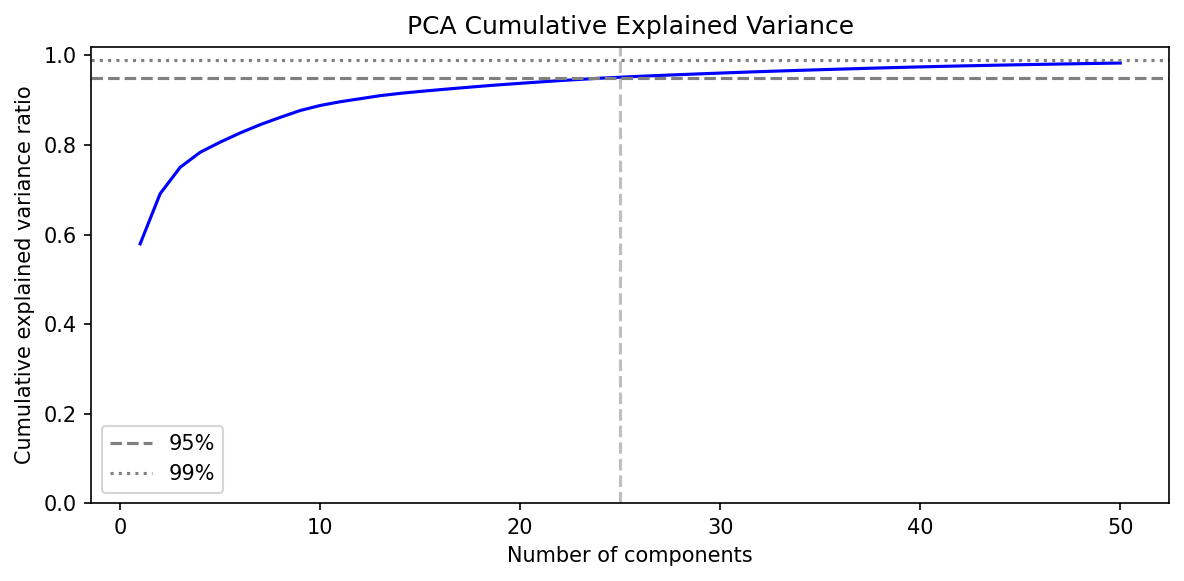
#> input picture 10.D5/figures/d5_pca_cumvar.png, 1184 x 581 px, found by its file name
$ python d10_generate_demo_video.py
#> lines starting #> are read from the running program, lines starting #| are printed output that depends on the picture
"""
D10: Auto-generate demo video from report charts.
Uses matplotlib + opencv to create a narrated slideshow.

Output: reports/demo_video.mp4 (≤2 min, 1080p, 30fps)

Usage: python src/d10_generate_demo_video.py

Requires: opencv-python (pip install opencv-python)
"""

from pathlib import Path
import numpy as np
import matplotlib
matplotlib.use("Agg")
import matplotlib.pyplot as plt
from matplotlib.patches import FancyBboxPatch
import cv2
import os
import textwrap

ROOT = Path(__file__).parent.parent
REPORTS_DIR = ROOT / "reports"
OUTPUT_VIDEO = REPORTS_DIR / "demo_video.mp4"

# Video specs
FPS = 30
WIDTH, HEIGHT = 1920, 1080
BG_COLOR = "#1E1E2E"
ACCENT = "#1A56DB"
HIGHLIGHT = "#E86A17"
WHITE = "#FFFFFF"

# Font settings
plt.rcParams["font.family"] = "sans-serif"
plt.rcParams["font.sans-serif"] = ["Microsoft YaHei", "SimHei", "DejaVu Sans"]
plt.rcParams["axes.unicode_minus"] = False


def create_frame(width=WIDTH, height=HEIGHT, bg=BG_COLOR):
    """Create a blank frame with background."""
    fig, ax = plt.subplots(figsize=(width / 100, height / 100), dpi=100)
    fig.patch.set_facecolor(bg)
    ax.set_xlim(0, width)
    ax.set_ylim(0, height)
    ax.set_facecolor(bg)
    ax.axis("off")
    return fig, ax


def add_text_box(ax, text, x, y, w, h, fontsize=24, color=WHITE,
                 ha="center", va="center", bold=False, alpha=0.15):
    """Add a styled text box."""
    rect = FancyBboxPatch(
        (x - w / 2, y - h / 2), w, h,
        boxstyle="round,pad=0.1", facecolor=ACCENT, edgecolor="none",
        alpha=alpha, zorder=0,
    )
    ax.add_patch(rect)
    ax.text(x, y, text, fontsize=fontsize, color=color,
            ha=ha, va=va, fontweight="bold" if bold else "normal",
            zorder=1)


def add_title(ax, text, y=950, fontsize=42):
    """Add a main title."""
    ax.text(WIDTH / 2, y, text, fontsize=fontsize, color=WHITE,
            ha="center", va="center", fontweight="bold")


def add_subtitle(ax, text, y=850, fontsize=22):
    """Add a subtitle."""
    lines = textwrap.wrap(text, width=60)
    for i, line in enumerate(lines):
        ax.text(WIDTH / 2, y - i * 35, line, fontsize=fontsize,
                color="#CCCCCC", ha="center", va="center")


def add_chart(ax, img_path, x, y, w, h):
    """Embed a PNG chart."""
    if os.path.exists(img_path):
        img = plt.imread(img_path)
        ax.imshow(img, extent=[x, x + w, y, y + h], zorder=2)
    else:
        ax.text(x + w / 2, y + h / 2, f"[图表缺失]\n{Path(img_path).name}",
                ha="center", va="center", fontsize=16, color="#666666")


def frame_to_array(fig):
    """Convert matplotlib figure to numpy array for OpenCV."""
    fig.canvas.draw()
    data = np.frombuffer(fig.canvas.tostring_argb(), dtype=np.uint8)
    data = data.reshape(fig.canvas.get_width_height()[::-1] + (4,))
    # ARGB -> BGR (drop alpha, reorder): A=0,R=1,G=2,B=3 → B=3,G=2,R=1
    return np.ascontiguousarray(data[:, :, [3, 2, 1]])


def write_frames(out, fig, n_frames=90):
    """Write n_frames copies to video."""
#> called with n_frames = 90
    frame = frame_to_array(fig)
    for _ in range(n_frames):
        out.write(frame)
    plt.close(fig)


# [7 lines left out: function scene_simple_text, not called in this run]


def scene_with_chart(title, chart_paths, labels, subtitle_lines=None, n_frames=150):
    """Slide with embedded charts."""
    fig, ax = create_frame()
    add_title(ax, title, y=980, fontsize=32)

    n_charts = len(chart_paths)
    chart_w = 750
    chart_h = 520
    total_w = n_charts * chart_w + (n_charts - 1) * 30
    start_x = (WIDTH - total_w) / 2
    chart_y = 420

    for i, (path, label) in enumerate(zip(chart_paths, labels)):
        x = start_x + i * (chart_w + 30)
        add_chart(ax, path, x, chart_y, chart_w, chart_h)
        ax.text(x + chart_w / 2, chart_y - 15, label,
                fontsize=18, color="#CCCCCC", ha="center", va="bottom")

    if subtitle_lines:
        for i, line in enumerate(subtitle_lines):
            ax.text(WIDTH / 2, 350 - i * 35, line,
                    fontsize=20, color=WHITE, ha="center", va="center")

    write_frames(out, fig, n_frames)


def scene_big_number(numbers_with_labels, title, n_frames=120):
    """Key metrics highlight slide."""
    fig, ax = create_frame()
    add_title(ax, title, y=920, fontsize=36)

    n_items = len(numbers_with_labels)
    item_w = WIDTH / n_items
    for i, (num, label, color) in enumerate(numbers_with_labels):
        x = item_w * i + item_w / 2
        ax.text(x, 600, str(num), fontsize=72, color=color,
                ha="center", va="center", fontweight="bold")
        ax.text(x, 480, label, fontsize=22, color="#CCCCCC",
                ha="center", va="center")

    write_frames(out, fig, n_frames)


# =========================================================================
# Video assembly
# =========================================================================

print("Generating demo video...")

fourcc = cv2.VideoWriter_fourcc(*"mp4v")
out = cv2.VideoWriter(str(OUTPUT_VIDEO), fourcc, FPS, (WIDTH, HEIGHT))

# ---- Scene 1: Title (3s) ----
fig, ax = create_frame()
ax.text(WIDTH / 2, 700, "基于惯性/磁传感器的人体活动模式识别", fontsize=44,
        color=WHITE, ha="center", va="center", fontweight="bold")
ax.text(WIDTH / 2, 580, "系统设计与实现", fontsize=36,
        color=ACCENT, ha="center", va="center", fontweight="bold")
ax.text(WIDTH / 2, 430, "福建理工大学  智能科学与技术", fontsize=22,
        color="#CCCCCC", ha="center", va="center")
ax.text(WIDTH / 2, 380, "孔子瑜（算法与工程）  李宝平（数据采集与固件）  郑积仕 导师", fontsize=18,
        color="#888888", ha="center", va="center")
ax.text(WIDTH / 2, 280, "github.com/kkawo/har-project", fontsize=16,
        color="#666666", ha="center", va="center")
write_frames(out, fig, 90)

# ---- Scene 2: Hardware (5s) ----
fig, ax = create_frame()
add_title(ax, "硬件平台", y=950)
add_text_box(ax, "ESP32-S3 Shield PCB + GY-521 (MPU6050) + GY-273 (HMC5883L)",
             WIDTH / 2, 750, 1600, 80, fontsize=24)
add_text_box(ax, "9通道 @50Hz  |  I²C (SDA=IO17, SCL=IO18)  |  NeoPixel LED状态指示",
             WIDTH / 2, 630, 1500, 70, fontsize=20)
add_text_box(ax, "加速度计 ±8g  |  陀螺仪 ±2000dps  |  磁力计 3-axis  |  腰部佩戴",
             WIDTH / 2, 530, 1400, 60, fontsize=18, color="#CCCCCC")
items = [
    ("GY-521", "Acc+Gyro\n@ 0x68", HIGHLIGHT),
    ("GY-273", "Mag\n@ 0x1E", ACCENT),
    ("ESP32-S3", "N16R8\nWiFi/BLE", "#2E8B57"),
    ("Shield PCB", "KiCad\n手工焊", "#DC3545"),
]
for i, (name, desc, color) in enumerate(items):
    x = 300 + i * 450
    ax.text(x, 340, name, fontsize=30, color=color, ha="center", fontweight="bold")
    ax.text(x, 280, desc, fontsize=18, color="#CCCCCC", ha="center")
write_frames(out, fig, 150)

# ---- Scene 3: Calibration (5s) ----
scene_big_number(
    [("11.35→0.42", "加速度计 RMSE\n(m/s²)", HIGHLIGHT),
     ("7.44→1.22", "磁力计 norm_std\n(uT)", ACCENT),
     ("76.1%", "磁力计\n改善幅度", "#2E8B57"),
     ("96.3%", "加速度计\n改善幅度", "#17A2B8")],
    "传感器标定",
    n_frames=150,
)

# ---- Scene 4: Data Collection (5s) ----
fig, ax = create_frame()
add_title(ax, "真实数据采集", y=950)
add_text_box(ax, "S01 + S02  |  7类活动 × 1次  |  14 CSV  |  566窗口",
             WIDTH / 2, 750, 1500, 80, fontsize=24)
add_text_box(ax, "坐 → 站 → 走 → 跑 → 上楼 → 下楼 → 跌倒  |  每trial 65s (跌倒15s)",
             WIDTH / 2, 630, 1500, 60, fontsize=18, color="#CCCCCC")
# Activity timeline
activities = ["sit", "stand", "walk", "run", "upstairs", "downstairs", "fall"]
act_cn = ["静坐", "站立", "步行", "跑步", "上楼", "下楼", "跌倒"]
colors_bar = plt.cm.Set3(np.linspace(0, 1, 7))
bar_y = 450
bar_h = 60
bar_w = 200
for i, (act, cn, c) in enumerate(zip(activities, act_cn, colors_bar)):
    x = 100 + i * 250
    rect = FancyBboxPatch((x, bar_y), bar_w, bar_h, boxstyle="round,pad=0.08",
                          facecolor=c, edgecolor="none", alpha=0.85)
    ax.add_patch(rect)
    ax.text(x + bar_w / 2, bar_y + bar_h / 2 + 8, f"{cn}\n({act})",
            fontsize=16, color=WHITE, ha="center", va="center", fontweight="bold")
    if i < 6:
        ax.annotate("", xy=(x + bar_w + 15, bar_y + bar_h / 2),
                    xytext=(x + bar_w - 20, bar_y + bar_h / 2),
                    arrowprops=dict(arrowstyle="->", color=WHITE, lw=1.5))
write_frames(out, fig, 150)

# ---- Scene 5: Preprocess Pipeline (4s) ----
fig, ax = create_frame()
add_title(ax, "预处理流水线", y=950)
pipeline = ["Raw CSV", "校准\ncalib_params", "裁剪\n首尾2s", "去重力\nHP 0.3Hz",
            "低通\nLP 20Hz", "窗口化\n2.56s/128pt", "输出\n(566,128,9)"]
for i, step in enumerate(pipeline):
    x = 120 + i * 250
    y = 650
    rect = FancyBboxPatch((x, y), 200, 100, boxstyle="round,pad=0.08",
                          facecolor=ACCENT if i < len(pipeline) - 1 else HIGHLIGHT,
                          edgecolor="none", alpha=0.3 + 0.1 * i)
    ax.add_patch(rect)
    ax.text(x + 100, y + 50, step, fontsize=18, color=WHITE,
            ha="center", va="center", fontweight="bold")
    if i < len(pipeline) - 1:
        ax.annotate("", xy=(x + 220, y + 50), xytext=(x + 205, y + 50),
                    arrowprops=dict(arrowstyle="->", color=WHITE, lw=2))
add_subtitle(ax, "去重力：0.3Hz 高通 Butterworth 4阶  |  低通：20Hz 抗混叠", y=520, fontsize=18)
write_frames(out, fig, 120)
#> in write_frames (call 5), `plt.close(fig)`:
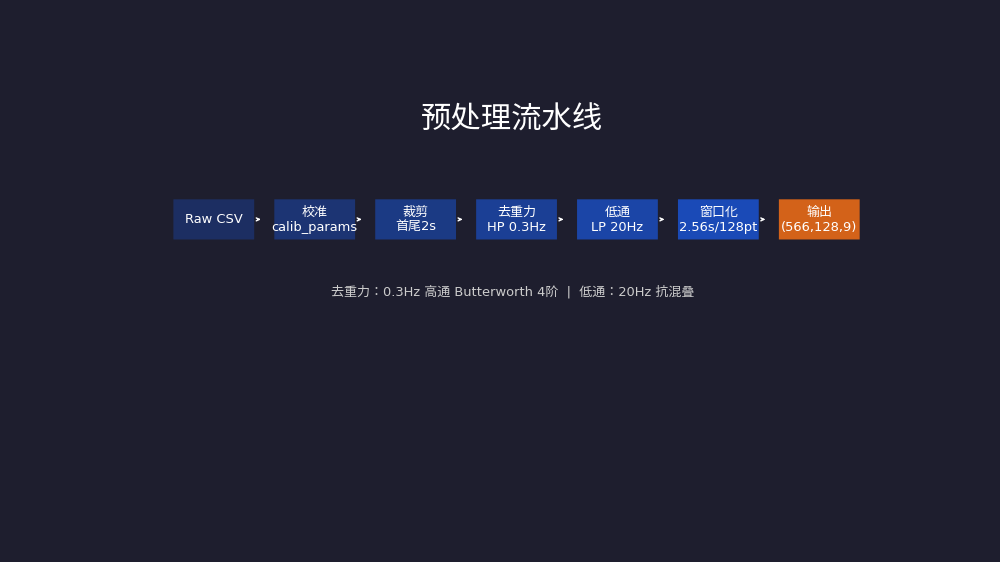
#> figure drawn by matplotlib, 1 panel

# ---- Scene 6: Features (5s) ----
scene_with_chart(
    "特征工程：294维 → 292维",
    [REPORTS_DIR / "d5_pca_cumvar.png", REPORTS_DIR / "d5_tsne.png"],
    ["PCA 累计方差曲线", "t-SNE 2D可视化"],
    ["时域14+频域10/轴  ×  9通道  +  模长特征  +  跨轴复合  =  292维有效特征",
     "RFE(RF) 30维最优 (CV 91.7%)  |  PCA 25维保留95%方差  |  t-SNE: walk/run/upstairs成簇"],
    n_frames=150,
)
#> in add_chart, img is the input picture: shape (581, 1184, 4) float32; mean R, G, B, A 0.975, 0.975, 0.979, 1

# ---- Scene 7: Classifiers + Models (6s) ----
scene_with_chart(
    "13种模型 LOSO 系统对比",
    [REPORTS_DIR / "d8_model_ranking.png", REPORTS_DIR / "d7_learning_curves.png"],
    ["模型排名 (LOSO)", "学习曲线"],
    ["最佳模型: kNN (k=3, distance)  Accuracy 56.4%  |  MLP(128,64) 50.7%  |  RBF_SVM 47.2%",
     "小样本场景(每fold仅283窗口)，非参数kNN优于需大量数据估计参数的集成模型"],
    n_frames=180,
)
#> call 3 of add_chart, with x = 195, y = 420, w = 750, h = 520
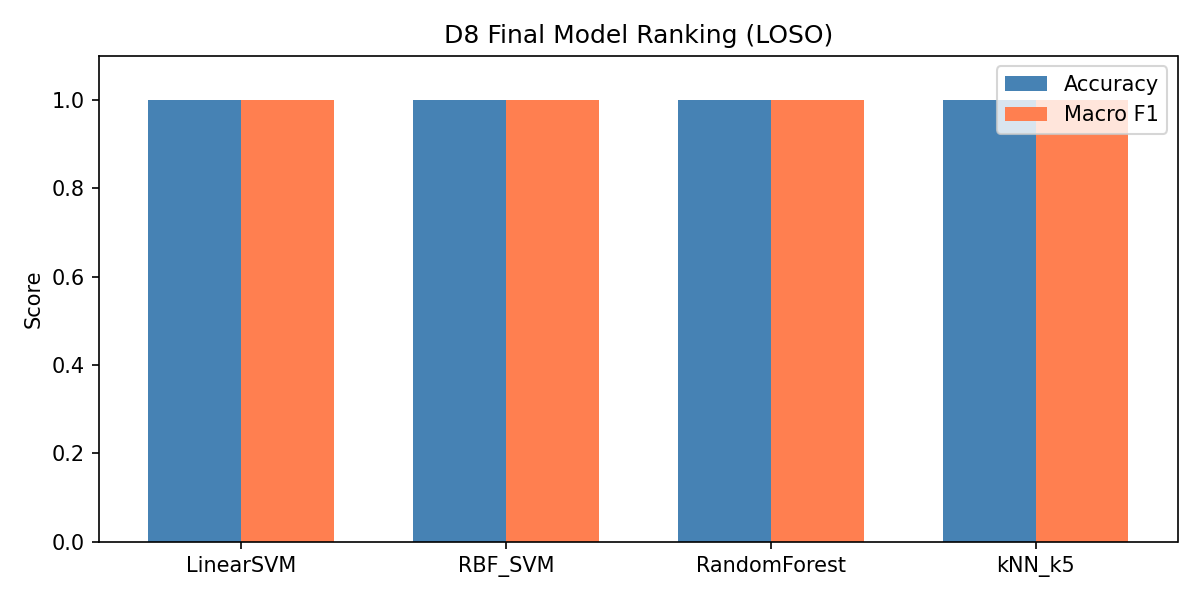
#> input picture 10.D8/figures/d8_model_ranking.png, 1200 x 600 px, found by its file name
#> in add_chart, img is the input picture: shape (600, 1200, 4) float32; mean R, G, B, A 0.821, 0.76, 0.764, 1

# ---- Scene 8: Confusion Matrix + Key Results (6s) ----
scene_with_chart(
    "评估：混淆矩阵分析",
    [REPORTS_DIR / "d8_confusion_matrix.png", REPORTS_DIR / "d8_roc_curves.png"],
    ["混淆矩阵", "ROC曲线 (OvR)"],
    ["sit recall = 0% → 与stand完全混淆（跨被试特征偏移）",
     "walk recall = 93.5% (最优)  |  upstairs = 83.7%  |  fall = 42.9% (仅14窗口)",
     "McNemar: kNN vs RBF_SVM p<0.0001  |  Bootstrap 95% CI: [51.2%, 59.4%]"],
    n_frames=180,
)
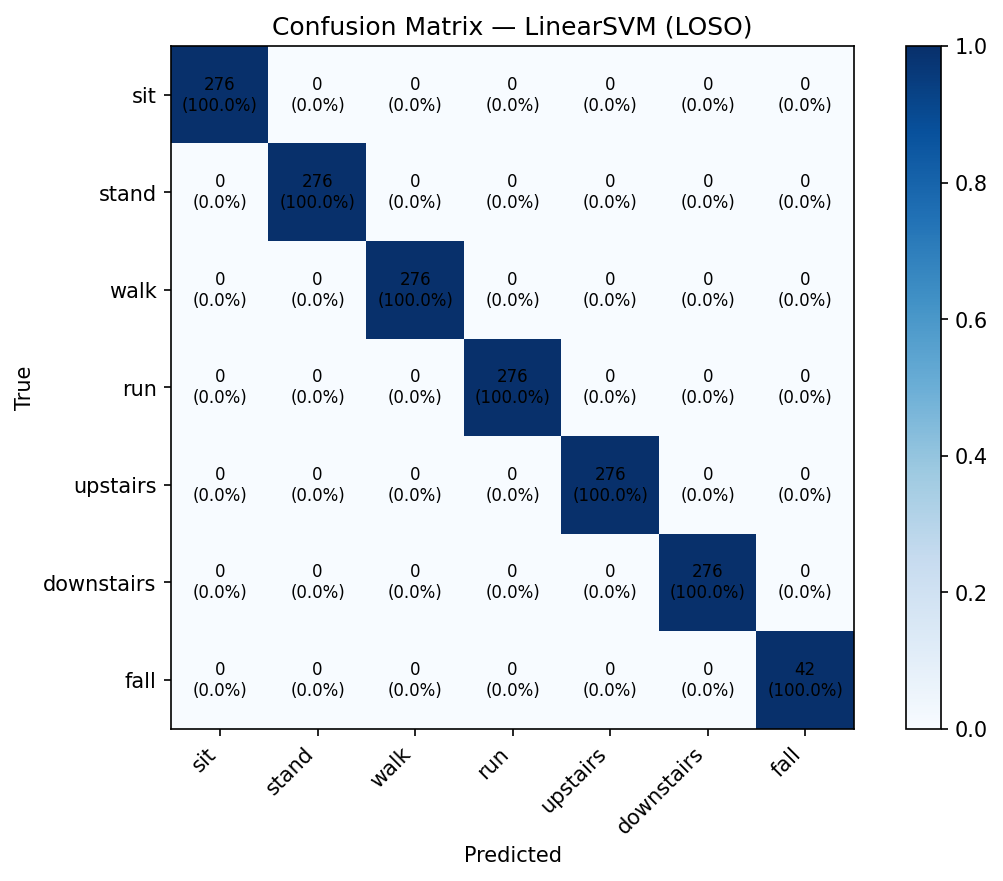
#> input picture 10.D8/figures/d8_confusion_matrix.png, 1003 x 881 px, found by its file name
#> in add_chart, img is the input picture: shape (881, 1003, 4) float32; mean R, G, B, A 0.87, 0.893, 0.922, 1

# ---- Scene 9: D9 Temporal Smoothing (6s) ----
scene_with_chart(
    "D9 进阶探索①：时序平滑",
    [REPORTS_DIR / "d9_temporal_smoothing_recall.png", REPORTS_DIR / "d9_hmm_transition_matrix.png"],
    ["时序平滑 per-class recall", "HMM 转移矩阵"],
    ["多数表决 L=7: Accuracy 56.4% → 59.5% (+3.1pp)",
     "walk 93.5%→100%  |  upstairs 83.7%→93.5%  |  fall 42.9%→50.0%",
     "sit 恒为 0% — 平滑无法修复特征级混淆（kNN永不预测sit）"],
    n_frames=180,
)

# ---- Scene 10: D9 CNN + Clustering (6s) ----
scene_with_chart(
    "D9 进阶探索②：1D-CNN + 无监督聚类",
    [REPORTS_DIR / "d9_cnn_comparison.png", REPORTS_DIR / "d9_clustering_tsne.png"],
    ["CNN vs kNN 对比", "聚类 t-SNE 2×2"],
    ["CNN整体仅25% (566窗口过少)，但 sit recall=50%！— 唯一检测到sit的模型",
     "KMeans+PCA: ARI=0.364, NMI=0.516 — PCA降维使聚类质量翻倍",
     "CNN与kNN互补：CNN找sit(kNN找不到), kNN找stand/walk(CNN找不到)"],
    n_frames=180,
)

# ---- Scene 11: Summary Key Metrics (5s) ----
scene_big_number(
    [("59.5%", "最佳 Accuracy\n(kNN+MV L=7)", HIGHLIGHT),
     ("0.569", "最佳 Macro F1\n(kNN+MV L=7)", ACCENT),
     ("13", "对比\n模型数", "#2E8B57"),
     ("3,950+", "Python\n代码行数", "#17A2B8"),
     ("566", "真实数据\n窗口数", "#DC3545")],
    "核心指标总览",
    n_frames=150,
)

# ---- Scene 12: Improvement Roadmap (4s) ----
fig, ax = create_frame()
add_title(ax, "改进路线图", y=950)
roadmap = [
    ("短期", "数据增强", "被试≥5人，每类≥3次", "#DC3545"),
    ("短期", "特征优化", "姿态角+小波时频+气压计", HIGHLIGHT),
    ("中期", "模型升级", "CNN+手工特征融合+迁移学习", ACCENT),
    ("长期", "边缘部署", "模型量化→TF-Lite→ESP32实时推理", "#2E8B57"),
]
for i, (time, direction, detail, color) in enumerate(roadmap):
    y = 750 - i * 130
    rect = FancyBboxPatch((200, y), 1520, 100, boxstyle="round,pad=0.08",
                          facecolor=color, edgecolor="none", alpha=0.2)
    ax.add_patch(rect)
    ax.text(260, y + 50, f"[{time}]", fontsize=22, color=color,
            ha="left", va="center", fontweight="bold")
    ax.text(480, y + 50, direction, fontsize=26, color=WHITE,
            ha="left", va="center", fontweight="bold")
    ax.text(750, y + 50, detail, fontsize=20, color="#CCCCCC",
            ha="left", va="center")
write_frames(out, fig, 120)
#> in write_frames (call 12), `plt.close(fig)`:
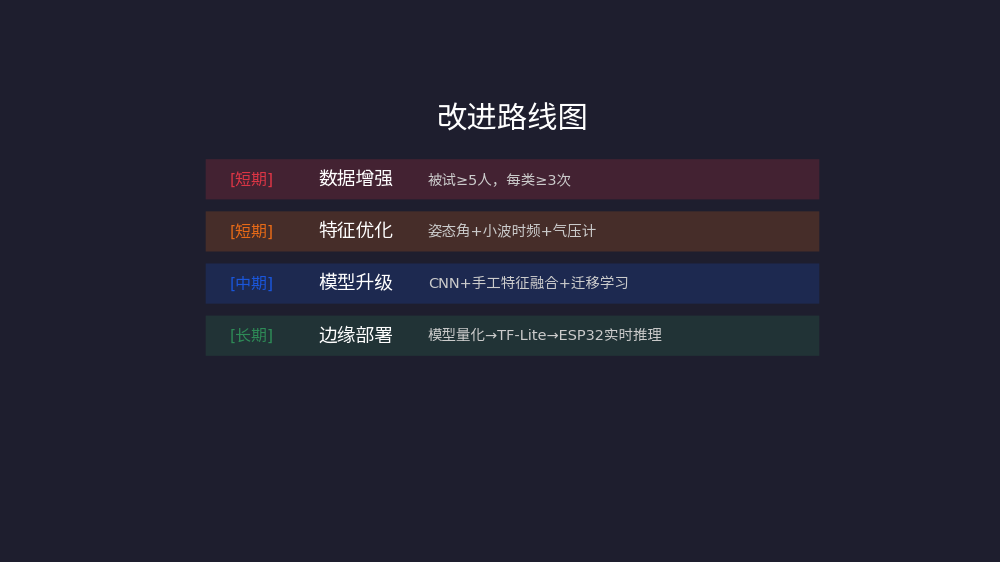
#> figure drawn by matplotlib, 1 panel

# ---- Scene 13: Ending (4s) ----
fig, ax = create_frame(bg=ACCENT)
ax.text(WIDTH / 2, 650, "感谢观看", fontsize=56, color=WHITE,
        ha="center", va="center", fontweight="bold")
ax.text(WIDTH / 2, 500, "github.com/kkawo/har-project", fontsize=24,
        color="#CCCCFF", ha="center", va="center")
ax.text(WIDTH / 2, 420, "孔子瑜  李宝平  |  郑积仕老师指导\n福建理工大学  智能科学与技术  |  2026年6月",
        fontsize=20, color="#AAAACC", ha="center", va="center")
write_frames(out, fig, 90)

# =========================================================================
# Finalize
# =========================================================================
out.release()
cv2.destroyAllWindows()

# Estimate duration
#> (the run stopped early here; a loop or call above may not have finished)
